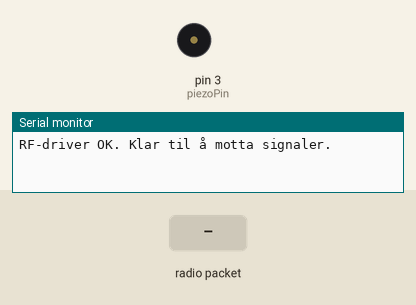
A sketch run on a simulated Arduino Uno, built with avr-gcc and run on an emulated ATmega328P. Shown: buzzer (waves = sounding), the last lines printed to the serial monitor. The test bench sets the inputs (shaded band). No radio packets arrive unless stated.

Above: at 1.2 s.
1.3 s: radio packet "1" arrives
At 2.5 s:
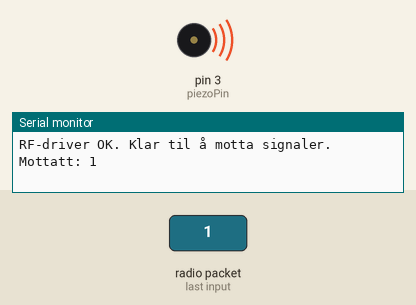
2.8 s: radio packet "0" arrives
At 3.6 s:
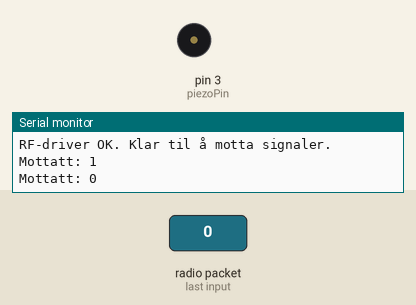
Timing chart, 0 to 5.8 s (numbered marks = the images above; inputs shaded):
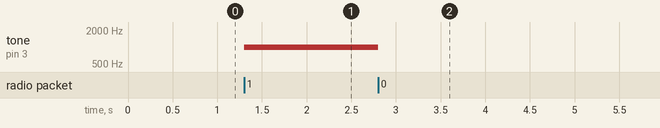

The sketch:

mottaker_brikke.ino
```cpp
#include <RH_ASK.h>   // RadioHead bibliotek for RF-mottak
#include <SPI.h>      // Kreves av RH_ASK

// Oppretter RF-driver med 2000 bps. Mottak på pin 9, ingen TX (siste verdi = -1)
RH_ASK driver(2000, 9, -1);

const int piezoPin = 3;   // Piezo-høyttaler koblet til digital pin 3

void setup() {
  Serial.begin(9600);               // Åpner seriell monitor for feilsøking
  pinMode(piezoPin, OUTPUT);        // Setter piezo som utgang

  if (!driver.init()) {
    Serial.println("RF-driver initialisering feilet!");  // Hvis RF-modul ikke starter korrekt
  } else {
    Serial.println("RF-driver OK. Klar til å motta signaler.");
  }
}

void loop() {
  uint8_t buf[10];                  // Buffer for innkommende meldinger
  uint8_t buflen = sizeof(buf);     // Lengde på bufferet

  // Sjekker om en melding har blitt mottatt
  if (driver.recv(buf, &buflen)) {
    buf[buflen] = '\0';             // Avslutter meldingen som en C-streng
    Serial.print("Mottatt: ");
    Serial.println((char*)buf);     // Skriver ut meldingen

    // Hvis vi mottar "1", skru på piezoen (tone)
    if (strcmp((char*)buf, "1") == 0) {
      tone(piezoPin, 1000);         // Spill 1000 Hz tone
    }
    // Hvis vi mottar "0", skru den av
    else {
      noTone(piezoPin);             // Stopp lyd
    }
  }
}
```

Measured:
- after the input at 1.3 s, tone on pin 3 (piezoPin): silent → 1000 Hz at once
- after the input at 2.8 s, tone on pin 3 (piezoPin): 1000 Hz → silent at once
